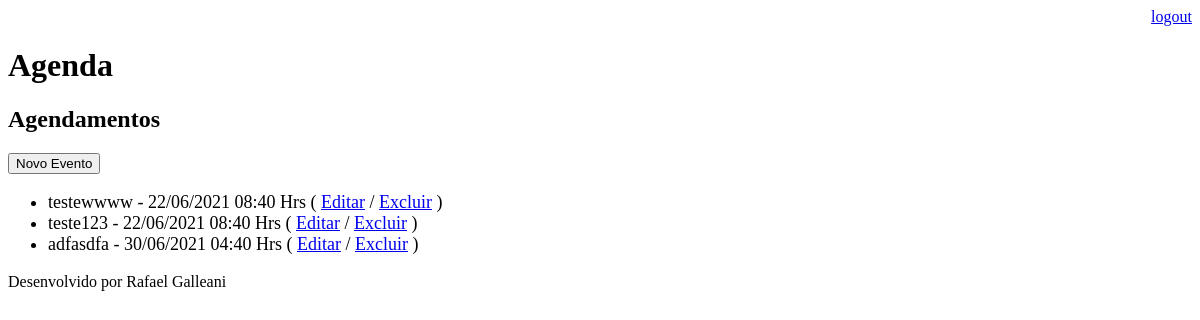
The page /agenda/ (signed in) on the database as committed earlier.
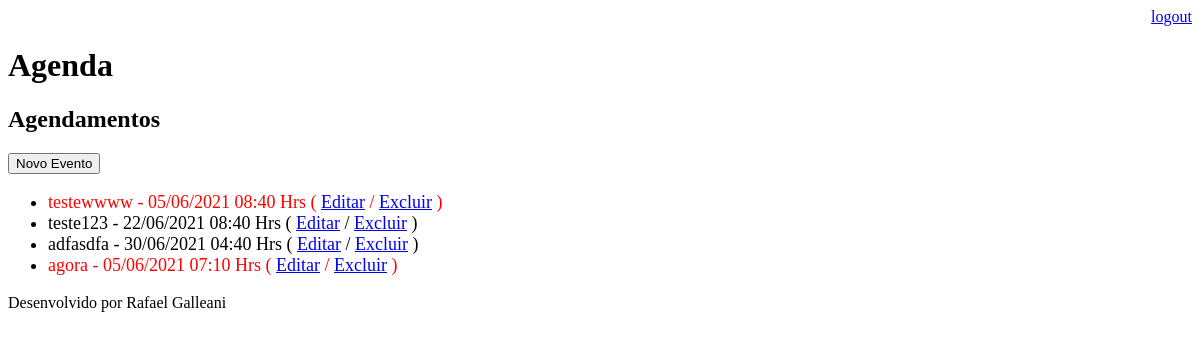
The same page on the database as committed later.
### core/models.py (models this page shows, shortened)
class Evento(models.Model):
    titulo = models.CharField(max_length=100)
    descricao = models.TextField(blank=True, null=True)
    data_evento = models.DateTimeField(verbose_name='Data do Evento')
    data_criacao = models.DateTimeField(auto_now=True)
    usuario = models.ForeignKey(User, on_delete=models.CASCADE)
    class Meta:
        db_table = 'evento'
    def get_data_evento(self):
        return self.data_evento.strftime('%d/%m/%Y %H:%M Hrs')
    def get_evento_atrasado(self):
        if self.data_evento < datetime.now():
            return True
        else:
            return False

### core/views.py (the view)
# urls.py: path('agenda/', views.lista_eventos),
@login_required(login_url='/login/')
def lista_eventos(request):
    usuario = request.user
    evento = Evento.objects.filter(usuario=usuario)
    dados = {'eventos':evento}
    return render(request, 'agenda.html', dados)

### templates/agenda.html
{% extends "model-page.html" %}
{% block content %}
    <h2>Agendamentos</h2>
    <a href="evento/">
        <button type="button">Novo Evento</button>
    </a>
    <ul style="font-size: 18px">
        {% for evento in eventos %}
            <li>
                <div style={% if evento.get_evento_atrasado %}
                "color:red"
                {% endif %}>
                    {{ evento.titulo }} - {{ evento.get_data_evento }}
                    ( <a href="evento/?id={{ evento.id }}">Editar</a>
                    / <a href="evento/delete/{{ evento.id }}/">Excluir</a> )
                </div>
            </li>
        {% endfor %}
    </ul>
{% endblock %}

Rows that differ between the two databases and show on the page:
changed Evento "testewwww": data_evento "2021-06-22 08:40:00" → "2021-06-05 08:40:00" (drawn); get_data_evento "22/06/2021 08:40 Hrs" → "05/06/2021 08:40 Hrs"
added Evento: titulo "agora", get_data_evento "05/06/2021 07:10 Hrs"
